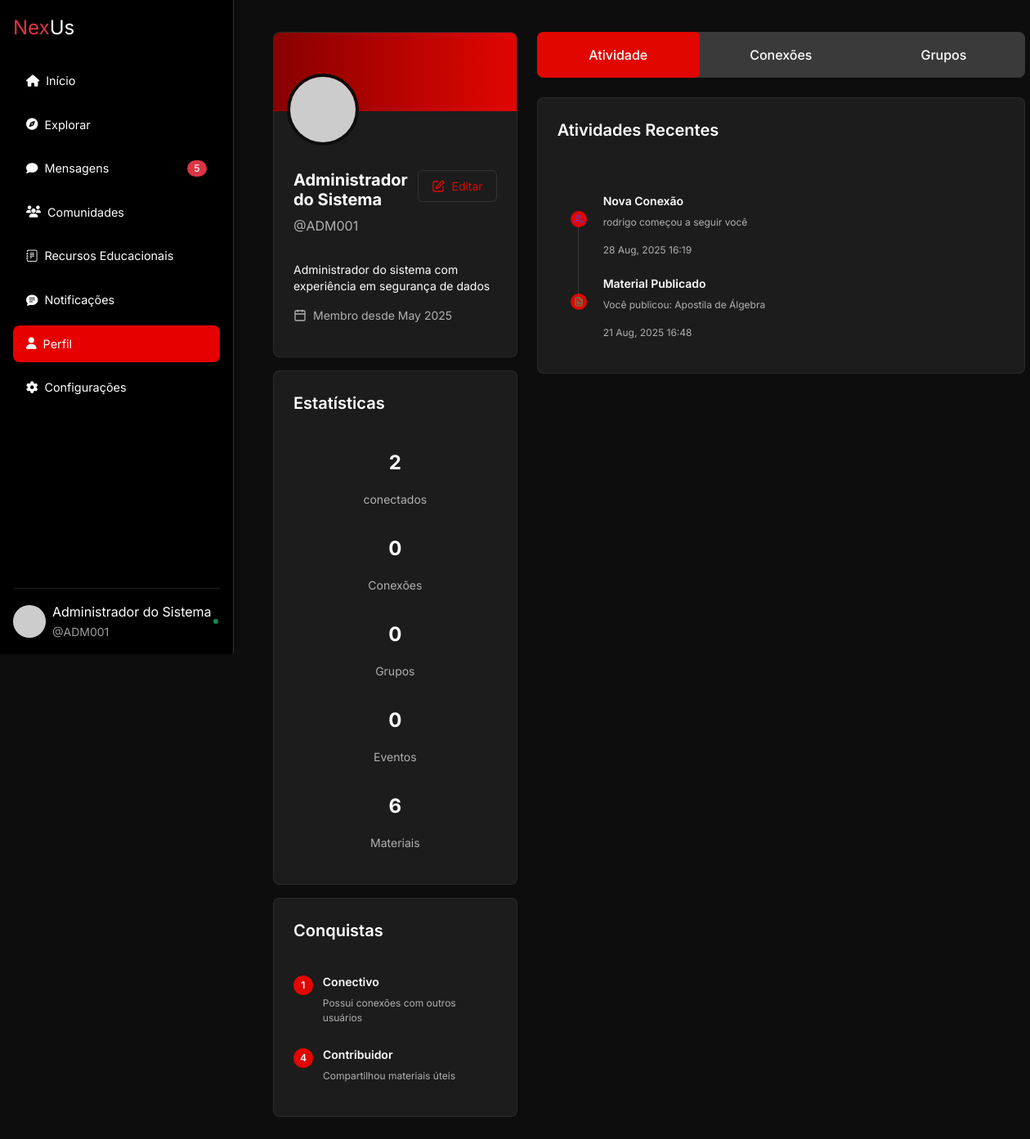
Screenshot of /perfil.php (signed in) with the database file from the repository.
### tables this page shows
CREATE TABLE `usuario` (
  `idusuario` int(10) UNSIGNED NOT NULL,
  `google_id` varchar(255) DEFAULT NULL,
  `matricula` varchar(50) DEFAULT NULL,
  `idade` tinyint(3) UNSIGNED NOT NULL,
  `foto` varchar(255) DEFAULT NULL,
  `email` varchar(100) NOT NULL,
  `nome` varchar(80) NOT NULL,
  `senha` varchar(255) DEFAULT NULL,
  `data_criacao` datetime NOT NULL DEFAULT current_timestamp(),
  `status` enum('ativo','inativo') NOT NULL DEFAULT 'ativo',
  `criado_em` datetime NOT NULL DEFAULT current_timestamp(),
  `atualizado_em` datetime NOT NULL DEFAULT current_timestamp() ON UPDATE current_timestamp(),
  `admin` tinyint(1) NOT NULL DEFAULT 0
);

CREATE TABLE `usuario_config` (
  `id` int(11) NOT NULL,
  `usuario_id` int(10) UNSIGNED NOT NULL,
  `bio` text DEFAULT NULL,
  `telefone` varchar(20) DEFAULT NULL,
  `created_at` timestamp NOT NULL DEFAULT current_timestamp(),
  `updated_at` timestamp NOT NULL DEFAULT current_timestamp() ON UPDATE current_timestamp()
);

### functions/perfil_functions.php (called while the page is built, shortened)
<?php
function buscarUsuario($pdo, $usuarioId) {
    $sql = "SELECT * FROM usuario WHERE idusuario = :usuario_id";
    $stmt = $pdo->prepare($sql);
    $stmt->bindValue(':usuario_id', $usuarioId, PDO::PARAM_INT);
    $stmt->execute();
    return $stmt->fetch(PDO::FETCH_ASSOC);
}
function buscarConfigUsuario($pdo, $usuarioId) {
    $sql = "SELECT * FROM usuario_config WHERE usuario_id = :usuario_id";
    $stmt = $pdo->prepare($sql);
    $stmt->bindValue(':usuario_id', $usuarioId, PDO::PARAM_INT);
    $stmt->execute();
    return $stmt->fetch(PDO::FETCH_ASSOC) ?: [];
}
function buscarEstatisticasUsuario($pdo, $usuarioId) {
    $sql = "SELECT COUNT(*) FROM usuario_seguidores WHERE seguidor_id = :usuario_id";
    $stmt = $pdo->prepare($sql);
    $stmt->bindValue(':usuario_id', $usuarioId, PDO::PARAM_INT);
    $stmt->execute();
    $conexoes = $stmt->fetchColumn();
    $sql = "SELECT COUNT(*) FROM usuario_seguidores WHERE seguido_id = :usuario_id";
    $stmt = $pdo->prepare($sql);
    $stmt->bindValue(':usuario_id', $usuarioId, PDO::PARAM_INT);
    $stmt->execute();
    $conectados = $stmt->fetchColumn();
    $sql = "SELECT COUNT(*) FROM grupo_membros WHERE usuario_id = :usuario_id";
    $stmt = $pdo->prepare($sql);
    $stmt->bindValue(':usuario_id', $usuarioId, PDO::PARAM_INT);
    $stmt->execute();
    $grupos = $stmt->fetchColumn();
    $sql = "SELECT COUNT(*) FROM eventos WHERE criador_id = :usuario_id";
    $stmt = $pdo->prepare($sql);
    $stmt->bindValue(':usuario_id', $usuarioId, PDO::PARAM_INT);
    $stmt->execute();
    $eventos = $stmt->fetchColumn();
    $sql = "SELECT COUNT(*) FROM materiais WHERE usuario_id = :usuario_id";
    $stmt = $pdo->prepare($sql);
    $stmt->bindValue(':usuario_id', $usuarioId, PDO::PARAM_INT);
    $stmt->execute();
    $materiais = $stmt->fetchColumn();
    $conquistas = [];
    if ($conectados > 0) $conquistas[] = 'Conectivo';
    if ($materiais > 0) $conquistas[] = 'Contribuidor';
    return [
        'conexoes' => $conexoes,
        'conectados' => $conectados,
        'grupos' => $grupos,
        'eventos' => $eventos,
        'materiais' => $materiais,
        'conquistas' => $conquistas
    ];
}
function buscarAtividadesUsuario($pdo, $usuarioId) {
    $atividades = [];
    $sql = "SELECT u.nome, us.data_seguimento
            FROM usuario_seguidores us
            JOIN usuario u ON us.seguidor_id = u.idusuario
            WHERE us.seguido_id = :usuario_id
            ORDER BY us.data_seguimento DESC
            LIMIT 1";
    $stmt = $pdo->prepare($sql);
    $stmt->bindValue(':usuario_id', $usuarioId, PDO::PARAM_INT);
    $stmt->execute();
    $ultimaConexao = $stmt->fetch(PDO::FETCH_ASSOC);
    if ($ultimaConexao) {
        $atividades[] = [
            'titulo' => 'Nova Conexão',
            'descricao' => $ultimaConexao['nome'] . ' começou a seguir você',
            'tipo' => 'match',
            'data' => $ultimaConexao['data_seguimento']
        ];
    }
    $sql = "SELECT g.nome, gm.data_ingresso
            FROM grupo_membros gm
            JOIN grupos g ON gm.grupo_id = g.id
            WHERE gm.usuario_id = :usuario_id
            ORDER BY gm.data_ingresso DESC
            LIMIT 1";
    $stmt = $pdo->prepare($sql);
    $stmt->bindValue(':usuario_id', $usuarioId, PDO::PARAM_INT);
    $stmt->execute();
    $ultimoGrupo = $stmt->fetch(PDO::FETCH_ASSOC);
    $sql = "SELECT titulo, data_evento
            FROM eventos
            WHERE criador_id = :usuario_id
            ORDER BY data_evento DESC
            LIMIT 1";
    $stmt = $pdo->prepare($sql);
    $stmt->bindValue(':usuario_id', $usuarioId, PDO::PARAM_INT);
    $stmt->execute();
    $ultimoEvento = $stmt->fetch(PDO::FETCH_ASSOC);
    $sql = "SELECT titulo, data_publicacao
            FROM materiais
            WHERE usuario_id = :usuario_id
            ORDER BY data_publicacao DESC
            LIMIT 1";
    $stmt = $pdo->prepare($sql);
    $stmt->bindValue(':usuario_id', $usuarioId, PDO::PARAM_INT);
    $stmt->execute();
    $ultimoMaterial = $stmt->fetch(PDO::FETCH_ASSOC);
    if ($ultimoMaterial) {
        $atividades[] = [
            'titulo' => 'Material Publicado',
            'descricao' => 'Você publicou: ' . $ultimoMaterial['titulo'],
            'tipo' => 'material',
            'data' => $ultimoMaterial['data_publicacao']
        ];
    }
    return $atividades;
}

### perfil.php (the view, shortened to what this page needs)
<?php
require 'includes/conexao.php';
$usuarioAtualId = isset($_SESSION['usuario_id']) ? $_SESSION['usuario_id'] : 0;
require 'functions/perfil_functions.php';
$usuario = buscarUsuario($pdo, $usuarioAtualId);
$config = buscarConfigUsuario($pdo, $usuarioAtualId);
$estatisticas = buscarEstatisticasUsuario($pdo, $usuarioAtualId);
$atividades = buscarAtividadesUsuario($pdo, $usuarioAtualId);
?>
<!DOCTYPE html>
<html lang="pt-BR">
<head>
    <?php include 'includes/header.php' ?>
</head>
<body>
    <?php include 'includes/sidebar.php'?>
    <div class="perfil-body content-wrapper">
        <div class="perfil-container perfil-animate-fade-in">
            <div class="perfil-flex perfil-flex-col perfil-md-flex-row perfil-gap-6">
                <div class="perfil-w-full perfil-md-w-1-3 perfil-space-y-4">
                    <div class="perfil-card perfil-overflow-hidden">
                        <div class="perfil-gradient-banner"></div>
                        <div class="perfil-card-content perfil-pt-0 perfil-relative">
                            <div class="perfil-avatar-container">
                                <div class="perfil-avatar">
                                    <?php
                                    $nome = urlencode($usuario['nome']);
                                    $cor = substr(md5($usuario['nome']), 0, 6);
                                    ?>
                                    <img src="https://ui-avatars.com/api/?name=<?= $nome ?>&background=<?= $cor ?>&color=fff"
                                         alt="<?= htmlspecialchars($usuario['nome']) ?>"
                                         class="perfil-avatar-img">
                                </div>
                            </div>
                            <div class="perfil-pt-12 perfil-pb-4">
                                <div class="perfil-flex perfil-justify-between perfil-items-start">
                                    <div>
                                        <h2 class="perfil-name"><?= htmlspecialchars($usuario['nome']) ?></h2>
                                        <p class="perfil-username">@<?= htmlspecialchars($usuario['matricula']) ?></p>
                                    </div>
                                    <button class="perfil-btn-outline" onclick="location.href='configuracao.php'">
                                        <i data-lucide="edit" class="perfil-icon-sm"></i> Editar
                                    </button>
                                </div>
                                <p class="perfil-mt-4 perfil-bio">
                                    <?= !empty($config['bio']) ? htmlspecialchars($config['bio']) : 'Nenhuma biografia fornecida' ?>
                                </p>
                                <div class="perfil-flex perfil-items-center perfil-mt-4 perfil-text-gray perfil-text-sm">
                                    <i data-lucide="calendar" class="perfil-icon-sm perfil-mr-2"></i>
                                    <span>Membro desde <?= date('M Y', strtotime($usuario['criado_em'])) ?></span>
                                </div>
                            </div>
                        </div>
                    </div>
                    <div class="perfil-card">
                        <div class="perfil-card-header">
                            <div class="perfil-card-title">Estatísticas</div>
                        </div>
                        <div class="perfil-card-content">
                            <div class="perfil-grid perfil-grid-cols-4 perfil-gap-4 perfil-text-center">
                                 <div>
                                    <p class="perfil-stats-value"><?= $estatisticas['conectados'] ?></p>
                                    <p class="perfil-stats-label">conectados</p>
                                </div>
                                <div>
                                    <p class="perfil-stats-value"><?= $estatisticas['conexoes'] ?></p>
                                    <p class="perfil-stats-label">Conexões</p>
                                </div>
                                <div>
                                    <p class="perfil-stats-value"><?= $estatisticas['grupos'] ?></p>
                                    <p class="perfil-stats-label">Grupos</p>
                                </div>
                                <div>
                                    <p class="perfil-stats-value"><?= $estatisticas['eventos'] ?></p>
                                    <p class="perfil-stats-label">Eventos</p>
                                </div>
                                <div>
                                    <p class="perfil-stats-value"><?= $estatisticas['materiais'] ?></p>
                                    <p class="perfil-stats-label">Materiais</p>
                                </div>
                            </div>
                        </div>
                    </div>
                    <div class="perfil-card">
                        <div class="perfil-card-header">
                            <div class="perfil-card-title">Conquistas</div>
                        </div>
                        <div class="perfil-card-content">
                            <div class="perfil-space-y-3">
                                <?php if (in_array('Conectivo', $estatisticas['conquistas'])): ?>
                                <div class="perfil-flex perfil-items-start">
                                    <div class="perfil-badge perfil-mr-3">1</div>
                                    <div>
                                        <h4 class="perfil-badge-title">Conectivo</h4>
                                        <p class="perfil-badge-desc">Possui conexões com outros usuários</p>
                                    </div>
                                </div>
                                <?php endif; ?>
                                <?php if (in_array('Contribuidor', $estatisticas['conquistas'])): ?>
                                <div class="perfil-flex perfil-items-start">
                                    <div class="perfil-badge perfil-mr-3">4</div>
                                    <div>
                                        <h4 class="perfil-badge-title">Contribuidor</h4>
                                        <p class="perfil-badge-desc">Compartilhou materiais úteis</p>
                                    </div>
                                </div>
                                <?php endif; ?>
                            </div>
                        </div>
                    </div>
                </div>
                <div class="perfil-w-full perfil-md-w-2-3">
                    <div class="perfil-tabs">
                        <ul class="perfil-tabs-list">
                            <li class="perfil-tab perfil-tab-active" data-tab="activity">Atividade</li>
                            <li class="perfil-tab" data-tab="connections">Conexões</li>
                            <li class="perfil-tab" data-tab="groups">Grupos</li>
                        </ul>
                        <div class="perfil-tab-content perfil-tab-content-active" id="activity">
                            <div class="perfil-card">
                                <div class="perfil-card-header">
                                    <div class="perfil-card-title">Atividades Recentes</div>
                                </div>
                                <div class="perfil-card-content">
                                    <div class="perfil-space-y-6 perfil-relative">
                                        <?php if (empty($atividades)): ?>
                                            <p class="perfil-text-gray">Nenhuma atividade recente.</p>
                                        <?php else: ?>
                                            <?php foreach ($atividades as $atividade): ?>
                                                <div class="perfil-timeline-item">
                                                    <div class="perfil-timeline-icon">
                                                        <?php
                                                        $icone = 'users';
                                                        $cor = '#0d6efd';
                                                        if ($atividade['tipo'] === 'match') {
                                                            $icone = 'users';
                                                            $cor = '#4f46e5';
                                                        } elseif ($atividade['tipo'] === 'grupo') {
                                                            $icone = 'users';
                                                            $cor = '#7c3aed';
                                                        } elseif ($atividade['tipo'] === 'evento') {
                                                            $icone = 'calendar';
                                                            $cor = '#0ea5e9';
                                                        } elseif ($atividade['tipo'] === 'material') {
                                                            $icone = 'file-text';
                                                            $cor = '#10b981';
                                                        }
                                                        ?>
                                                        <i data-lucide="<?= $icone ?>" class="perfil-icon-xs" style="color: <?= $cor ?>"></i>
                                                    </div>
                                                    <div>
                                                        <h4 class="perfil-timeline-title"><?= htmlspecialchars($atividade['titulo']) ?></h4>
                                                        <p class="perfil-timeline-desc"><?= htmlspecialchars($atividade['descricao']) ?></p>
                                                        <p class="perfil-timeline-time">
                                                            <?= date('d M, Y H:i', strtotime($atividade['data'])) ?>
                                                        </p>
                                                    </div>
                                                </div>
                                            <?php endforeach; ?>
                                        <?php endif; ?>
                                    </div>
                                </div>
                            </div>
                        </div>
                    </div>
                </div>
            </div>
        </div>
    </div>
</body>
</html>

### perfil.php (style rules this page uses)
.content-wrapper { align-self: center; margin-left: 260px; padding: 20px; width: calc(100%); }
.perfil-avatar-container { top: 50px !important; }

### rows the page displays
usuario: nome "Administrador do Sistema", matricula "ADM001", criado_em "May 2025"
usuario_config: bio "Administrador do sistema com experiência em segurança de dados"

### other values shown
$totalMensagensNaoLidas "5"
$usuarioNome "Administrador do Sistema"
$usuarioMatricula "ADM001"
$estatisticas['conectados'] "2"
$estatisticas['conexoes'] "0"
$estatisticas['grupos'] "0"
$estatisticas['eventos'] "0"
$estatisticas['materiais'] "6"
$atividade['titulo'] "Nova Conexão"
$atividade['descricao'] "rodrigo começou a seguir você"
date('d M, Y H:i', strtotime($atividade['data'])) "28 Aug, 2025 16:19"
$atividade['titulo'] "Material Publicado"
$atividade['descricao'] "Você publicou: Apostila de Álgebra"
date('d M, Y H:i', strtotime($atividade['data'])) "21 Aug, 2025 16:48"
